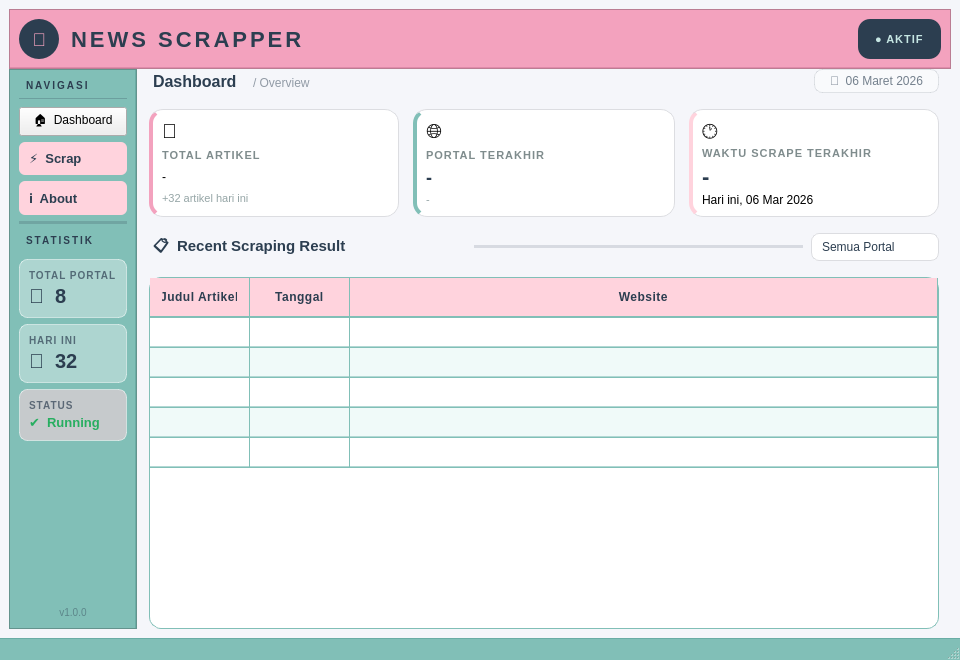
<?xml version="1.0" encoding="UTF-8"?>
<ui version="4.0">
 <class>MainWindow</class>
 <widget class="QMainWindow" name="MainWindow">
  <property name="geometry">
   <rect>
    <x>0</x>
    <y>0</y>
    <width>960</width>
    <height>660</height>
   </rect>
  </property>
  <property name="windowTitle">
   <string>News Scrapper</string>
  </property>
  <property name="styleSheet">
   <string notr="true">QMainWindow, QWidget#centralwidget {
    background-color: #f5f6fa;
}</string>
  </property>
  <widget class="QWidget" name="centralwidget">
   <layout class="QVBoxLayout" name="rootLayout">
    <property name="spacing">
     <number>0</number>
    </property>
    <item>
     <widget class="QFrame" name="Header">
      <property name="styleSheet">
       <string notr="true">QFrame#Header {
    background-color: #F3A2BE;
    border-bottom: 2px solid #e08aaa;
}</string>
      </property>
      <property name="frameShape">
       <enum>QFrame::Shape::StyledPanel</enum>
      </property>
      <property name="frameShadow">
       <enum>QFrame::Shadow::Raised</enum>
      </property>
      <layout class="QHBoxLayout" name="headerLayout">
       <property name="spacing">
        <number>12</number>
       </property>
       <item>
        <widget class="QLabel" name="label_logo_icon">
         <property name="minimumSize">
          <size>
           <width>40</width>
           <height>40</height>
          </size>
         </property>
         <property name="maximumSize">
          <size>
           <width>40</width>
           <height>40</height>
          </size>
         </property>
         <property name="styleSheet">
          <string notr="true">QLabel {
    background-color: #2c3e50;
    border-radius: 20px;
    color: #F3A2BE;
    font-size: 18px;
    border: none;
}</string>
         </property>
         <property name="text">
          <string>📰</string>
         </property>
         <property name="alignment">
          <set>Qt::AlignmentFlag::AlignCenter</set>
         </property>
        </widget>
       </item>
       <item>
        <widget class="QLabel" name="label">
         <property name="styleSheet">
          <string notr="true">QLabel {
    font-family: &quot;Poppins&quot;, &quot;Montserrat&quot;, &quot;Segoe UI Semibold&quot;;
    font-size: 22px;
    font-weight: bold;
    color: #2c3e50;
    letter-spacing: 3px;
    background: transparent;
    border: none;
}</string>
         </property>
         <property name="text">
          <string>NEWS SCRAPPER</string>
         </property>
        </widget>
       </item>
       <item>
        <spacer>
         <property name="orientation">
          <enum>Qt::Orientation::Horizontal</enum>
         </property>
         <property name="sizeHint" stdset="0">
          <size>
           <width>40</width>
           <height>20</height>
          </size>
         </property>
        </spacer>
       </item>
       <item>
        <widget class="QLabel" name="label_status">
         <property name="styleSheet">
          <string notr="true">QLabel {
    background-color: #2c3e50;
    border-radius: 12px;
    color: #C6E6E3;
    font-size: 11px;
    font-weight: 600;
    letter-spacing: 1px;
    padding: 4px 14px;
    border: none;
}</string>
         </property>
         <property name="text">
          <string>● AKTIF</string>
         </property>
        </widget>
       </item>
      </layout>
     </widget>
    </item>
    <item>
     <layout class="QHBoxLayout" name="bodyLayout">
      <property name="spacing">
       <number>0</number>
      </property>
      <item>
       <widget class="QFrame" name="Sidebar">
        <property name="styleSheet">
         <string notr="true">QFrame#Sidebar {
    background-color: #81BFB7;
    border-right: 2px solid #6aada5;
}</string>
        </property>
        <property name="frameShape">
         <enum>QFrame::Shape::StyledPanel</enum>
        </property>
        <layout class="QVBoxLayout" name="sidebarLayout">
         <property name="spacing">
          <number>6</number>
         </property>
         <item>
          <widget class="QLabel" name="label_nav_title">
           <property name="styleSheet">
            <string notr="true">QLabel {
    color: #2c3e50;
    font-size: 10px;
    font-weight: 700;
    letter-spacing: 2px;
    background: transparent;
    padding: 0 4px 6px 4px;
    border: none;
    border-bottom: 1px solid rgba(44,62,80,0.25);
    margin-bottom: 2px;
}</string>
           </property>
           <property name="text">
            <string>NAVIGASI</string>
           </property>
          </widget>
         </item>
         <item>
          <widget class="QPushButton" name="pushButton">
           <property name="styleSheet">
            <string notr="true">QPushButton {
    background-color: #2c3e50;
    color: #ffffff;
    border-radius: 6px;
    padding: 8px 10px;
    font-size: 13px;
    font-weight: 600;
    font-family: &quot;Poppins&quot;, &quot;Segoe UI&quot;;
    text-align: left;
    border: none;
}
QPushButton:hover { background-color: #3d5166; }
QPushButton:pressed { background-color: #1a252f; } dashboard ijo</string>
           </property>
           <property name="text">
            <string>🏠  Dashboard</string>
           </property>
          </widget>
         </item>
         <item>
          <widget class="QPushButton" name="pushButton_2">
           <property name="styleSheet">
            <string notr="true">QPushButton {
    background-color: #FFD3DD;
    color: #2c3e50;
    border-radius: 6px;
    padding: 8px 10px;
    font-size: 13px;
    font-weight: 500;
    font-family: &quot;Poppins&quot;, &quot;Segoe UI&quot;;
    text-align: left;
    border: none;
}
QPushButton:hover { background-color: #ffc0d0; }
QPushButton:pressed { background-color: #f0a0b8; }</string>
           </property>
           <property name="text">
            <string>⚡  Scrap</string>
           </property>
          </widget>
         </item>
         <item>
          <widget class="QPushButton" name="pushButton_3">
           <property name="styleSheet">
            <string notr="true">QPushButton {
    background-color: #FFD3DD;
    color: #2c3e50;
    border-radius: 6px;
    padding: 8px 10px;
    font-size: 13px;
    font-weight: 500;
    font-family: &quot;Poppins&quot;, &quot;Segoe UI&quot;;
    text-align: left;
    border: none;
}
QPushButton:hover { background-color: #ffc0d0; }
QPushButton:pressed { background-color: #f0a0b8; }</string>
           </property>
           <property name="text">
            <string>ℹ️  About</string>
           </property>
          </widget>
         </item>
         <item>
          <widget class="QFrame" name="sidebarDivider">
           <property name="styleSheet">
            <string notr="true">QFrame { background-color: rgba(44,62,80,0.2); border: none; }</string>
           </property>
           <property name="frameShape">
            <enum>QFrame::Shape::HLine</enum>
           </property>
          </widget>
         </item>
         <item>
          <widget class="QLabel" name="label_stats_title">
           <property name="styleSheet">
            <string notr="true">QLabel {
    color: #2c3e50;
    font-size: 10px;
    font-weight: 700;
    letter-spacing: 2px;
    background: transparent;
    padding: 4px 4px 6px 4px;
    border: none;
}</string>
           </property>
           <property name="text">
            <string>STATISTIK</string>
           </property>
          </widget>
         </item>
         <item>
          <widget class="QFrame" name="miniCard1">
           <property name="styleSheet">
            <string notr="true">QFrame#miniCard1 {
    background-color: rgba(255,255,255,0.35);
    border-radius: 8px;
    border: 1px solid rgba(255,255,255,0.5);
}
QLabel { border: none; background: transparent; }</string>
           </property>
           <layout class="QVBoxLayout" name="miniCard1Layout">
            <property name="spacing">
             <number>2</number>
            </property>
            <item>
             <widget class="QLabel" name="miniLabel1">
              <property name="styleSheet">
               <string notr="true">QLabel { font-size: 10px; color: rgba(44,62,80,0.7); font-weight: 600; letter-spacing: 1px; }</string>
              </property>
              <property name="text">
               <string>TOTAL PORTAL</string>
              </property>
             </widget>
            </item>
            <item>
             <widget class="QLabel" name="miniVal1">
              <property name="styleSheet">
               <string notr="true">QLabel { font-size: 20px; font-weight: 700; color: #2c3e50; }</string>
              </property>
              <property name="text">
               <string>🌐  8</string>
              </property>
             </widget>
            </item>
           </layout>
          </widget>
         </item>
         <item>
          <widget class="QFrame" name="miniCard2">
           <property name="styleSheet">
            <string notr="true">QFrame#miniCard2 {
    background-color: rgba(255,255,255,0.35);
    border-radius: 8px;
    border: 1px solid rgba(255,255,255,0.5);
}
QLabel { border: none; background: transparent; }</string>
           </property>
           <layout class="QVBoxLayout" name="miniCard2Layout">
            <property name="spacing">
             <number>2</number>
            </property>
            <item>
             <widget class="QLabel" name="miniLabel2">
              <property name="styleSheet">
               <string notr="true">QLabel { font-size: 10px; color: rgba(44,62,80,0.7); font-weight: 600; letter-spacing: 1px; }</string>
              </property>
              <property name="text">
               <string>HARI INI</string>
              </property>
             </widget>
            </item>
            <item>
             <widget class="QLabel" name="miniVal2">
              <property name="styleSheet">
               <string notr="true">QLabel { font-size: 20px; font-weight: 700; color: #2c3e50; }</string>
              </property>
              <property name="text">
               <string>📄  32</string>
              </property>
             </widget>
            </item>
           </layout>
          </widget>
         </item>
         <item>
          <widget class="QFrame" name="miniCard3">
           <property name="styleSheet">
            <string notr="true">QFrame#miniCard3 {
    background-color: rgba(255,211,221,0.55);
    border-radius: 8px;
    border: 1px solid rgba(255,255,255,0.5);
}
QLabel { border: none; background: transparent; }</string>
           </property>
           <layout class="QVBoxLayout" name="miniCard3Layout">
            <property name="spacing">
             <number>2</number>
            </property>
            <item>
             <widget class="QLabel" name="miniLabel3">
              <property name="styleSheet">
               <string notr="true">QLabel { font-size: 10px; color: rgba(44,62,80,0.7); font-weight: 600; letter-spacing: 1px; }</string>
              </property>
              <property name="text">
               <string>STATUS</string>
              </property>
             </widget>
            </item>
            <item>
             <widget class="QLabel" name="miniVal3">
              <property name="styleSheet">
               <string notr="true">QLabel { font-size: 13px; font-weight: 700; color: #27ae60; }</string>
              </property>
              <property name="text">
               <string>✔  Running</string>
              </property>
             </widget>
            </item>
           </layout>
          </widget>
         </item>
         <item>
          <spacer name="verticalSpacer">
           <property name="orientation">
            <enum>Qt::Orientation::Vertical</enum>
           </property>
           <property name="sizeHint" stdset="0">
            <size>
             <width>20</width>
             <height>10</height>
            </size>
           </property>
          </spacer>
         </item>
         <item>
          <widget class="QLabel" name="label_version">
           <property name="styleSheet">
            <string notr="true">QLabel {
    color: rgba(44,62,80,0.45);
    font-size: 10px;
    background: transparent;
    border: none;
}</string>
           </property>
           <property name="text">
            <string>v1.0.0</string>
           </property>
           <property name="alignment">
            <set>Qt::AlignmentFlag::AlignCenter</set>
           </property>
          </widget>
         </item>
        </layout>
       </widget>
      </item>
      <item>
       <layout class="QVBoxLayout" name="contentLayout">
        <property name="spacing">
         <number>16</number>
        </property>
        <item>
         <layout class="QHBoxLayout" name="pageTitleLayout">
          <property name="spacing">
           <number>8</number>
          </property>
          <item>
           <widget class="QLabel" name="label_page_title">
            <property name="styleSheet">
             <string notr="true">QLabel {
    font-family: &quot;Poppins&quot;, &quot;Segoe UI&quot;;
    font-size: 16px;
    font-weight: 700;
    color: #2c3e50;
    background: transparent;
    border: none;
	margin-left: 12px;
}</string>
            </property>
            <property name="text">
             <string>Dashboard</string>
            </property>
           </widget>
          </item>
          <item>
           <widget class="QLabel" name="label_breadcrumb">
            <property name="styleSheet">
             <string notr="true">QLabel {
    font-size: 12px;
    color: rgba(44,62,80,0.5);
    background: transparent;
    border: none;
    padding-top: 3px;
}</string>
            </property>
            <property name="text">
             <string>/ Overview</string>
            </property>
           </widget>
          </item>
          <item>
           <spacer>
            <property name="orientation">
             <enum>Qt::Orientation::Horizontal</enum>
            </property>
            <property name="sizeHint" stdset="0">
             <size>
              <width>40</width>
              <height>20</height>
             </size>
            </property>
           </spacer>
          </item>
          <item>
           <widget class="QLabel" name="label_date">
            <property name="styleSheet">
             <string notr="true">QLabel {
    font-size: 12px;
    color: rgba(44,62,80,0.65);
    background: rgba(255,255,255,0.4);
    border: 1px solid rgba(44,62,80,0.12);
    border-radius: 8px;
    padding: 4px 12px;
	margin-right: 12px;
}</string>
            </property>
            <property name="text">
             <string>📅  06 Maret 2026</string>
            </property>
           </widget>
          </item>
         </layout>
        </item>
        <item>
         <layout class="QHBoxLayout" name="cardsLayout">
          <property name="spacing">
           <number>14</number>
          </property>
          <item>
           <widget class="QFrame" name="frame_TotalArtikel">
            <property name="styleSheet">
             <string notr="true">QFrame#frame_TotalArtikel {
    background-color: white;
    border-radius: 14px;
    border: 1px solid #dcdde1;
    border-left: 4px solid #F3A2BE;
	margin-left: 12px;
}
QLabel { border: none; background: transparent; }</string>
            </property>
            <property name="frameShape">
             <enum>QFrame::Shape::StyledPanel</enum>
            </property>
            <property name="frameShadow">
             <enum>QFrame::Shadow::Raised</enum>
            </property>
            <layout class="QVBoxLayout" name="card1Layout">
             <property name="spacing">
              <number>4</number>
             </property>
             <item>
              <layout class="QHBoxLayout">
               <item>
                <widget class="QLabel" name="label_icon_artikel">
                 <property name="styleSheet">
                  <string notr="true">QLabel { font-size: 20px; }</string>
                 </property>
                 <property name="text">
                  <string>📄</string>
                 </property>
                </widget>
               </item>
               <item>
                <spacer>
                 <property name="orientation">
                  <enum>Qt::Orientation::Horizontal</enum>
                 </property>
                 <property name="sizeHint" stdset="0">
                  <size>
                   <width>20</width>
                   <height>10</height>
                  </size>
                 </property>
                </spacer>
               </item>
              </layout>
             </item>
             <item>
              <widget class="QLabel" name="label_2">
               <property name="styleSheet">
                <string notr="true">QLabel { color: #7f8c8d; font-size: 11px; font-weight: 600; letter-spacing: 1px; }</string>
               </property>
               <property name="text">
                <string>TOTAL ARTIKEL</string>
               </property>
              </widget>
             </item>
             <item>
              <widget class="QLabel" name="label_val_artikel">
               <property name="styleSheet">
                <string notr="true">QLabel { color: #2c3e50; font-size: 26px; font-weight: 700; font-family: &quot;Poppins&quot;,&quot;Segoe UI Black&quot;; }
	margin-right: 12px;
	margin-left: 12px;</string>
               </property>
               <property name="text">
                <string>-</string>
               </property>
              </widget>
             </item>
             <item>
              <widget class="QLabel" name="label_sub_artikel">
               <property name="styleSheet">
                <string notr="true">QLabel { color: #95a5a6; font-size: 11px; }</string>
               </property>
               <property name="text">
                <string>+32 artikel hari ini</string>
               </property>
              </widget>
             </item>
            </layout>
           </widget>
          </item>
          <item>
           <widget class="QFrame" name="frame_LastPortal">
            <property name="styleSheet">
             <string notr="true">QFrame#frame_LastPortal {
    background-color: white;
    border-radius: 14px;
    border: 1px solid #dcdde1;
    border-left: 4px solid #81BFB7;
}
QLabel { border: none; background: transparent; }</string>
            </property>
            <property name="frameShape">
             <enum>QFrame::Shape::StyledPanel</enum>
            </property>
            <property name="frameShadow">
             <enum>QFrame::Shadow::Raised</enum>
            </property>
            <layout class="QVBoxLayout" name="card2Layout">
             <property name="spacing">
              <number>4</number>
             </property>
             <item>
              <layout class="QHBoxLayout">
               <item>
                <widget class="QLabel" name="label_icon_portal">
                 <property name="styleSheet">
                  <string notr="true">QLabel { font-size: 20px; }</string>
                 </property>
                 <property name="text">
                  <string>🌐</string>
                 </property>
                </widget>
               </item>
               <item>
                <spacer>
                 <property name="orientation">
                  <enum>Qt::Orientation::Horizontal</enum>
                 </property>
                 <property name="sizeHint" stdset="0">
                  <size>
                   <width>20</width>
                   <height>10</height>
                  </size>
                 </property>
                </spacer>
               </item>
              </layout>
             </item>
             <item>
              <widget class="QLabel" name="label_3">
               <property name="styleSheet">
                <string notr="true">QLabel { color: #7f8c8d; font-size: 11px; font-weight: 600; letter-spacing: 1px; }</string>
               </property>
               <property name="text">
                <string>PORTAL TERAKHIR</string>
               </property>
              </widget>
             </item>
             <item>
              <widget class="QLabel" name="label_val_portal">
               <property name="styleSheet">
                <string notr="true">QLabel { color: #2c3e50; font-size: 18px; font-weight: 700; font-family: &quot;Poppins&quot;,&quot;Segoe UI Bold&quot;; }</string>
               </property>
               <property name="text">
                <string>-</string>
               </property>
              </widget>
             </item>
             <item>
              <widget class="QLabel" name="label_sub_portal">
               <property name="styleSheet">
                <string notr="true">QLabel { color: #95a5a6; font-size: 11px; }</string>
               </property>
               <property name="text">
                <string>-</string>
               </property>
              </widget>
             </item>
            </layout>
           </widget>
          </item>
          <item>
           <widget class="QFrame" name="frame_LastTime">
            <property name="styleSheet">
             <string notr="true">QFrame#frame_LastTime {
    background-color: white;
    border-radius: 14px;
    border: 1px solid #dcdde1;
    border-left: 4px solid #FFD3DD;
	margin-right: 12px;
}
QLabel { border: none; background: transparent; }</string>
            </property>
            <property name="frameShape">
             <enum>QFrame::Shape::StyledPanel</enum>
            </property>
            <property name="frameShadow">
             <enum>QFrame::Shadow::Raised</enum>
            </property>
            <layout class="QVBoxLayout" name="card3Layout">
             <property name="spacing">
              <number>4</number>
             </property>
             <item>
              <layout class="QHBoxLayout">
               <item>
                <widget class="QLabel" name="label_icon_time">
                 <property name="styleSheet">
                  <string notr="true">QLabel { font-size: 20px; }</string>
                 </property>
                 <property name="text">
                  <string>🕐</string>
                 </property>
                </widget>
               </item>
               <item>
                <spacer>
                 <property name="orientation">
                  <enum>Qt::Orientation::Horizontal</enum>
                 </property>
                 <property name="sizeHint" stdset="0">
                  <size>
                   <width>20</width>
                   <height>10</height>
                  </size>
                 </property>
                </spacer>
               </item>
              </layout>
             </item>
             <item>
              <widget class="QLabel" name="label_4">
               <property name="styleSheet">
                <string notr="true">QLabel { color: #7f8c8d; font-size: 11px; font-weight: 600; letter-spacing: 1px; }</string>
               </property>
               <property name="text">
                <string>WAKTU SCRAPE TERAKHIR</string>
               </property>
              </widget>
             </item>
             <item>
              <widget class="QLabel" name="label_val_time">
               <property name="styleSheet">
                <string notr="true">QLabel { color: #2c3e50; font-size: 22px; font-weight: 700; font-family: &quot;Poppins&quot;,&quot;Segoe UI Black&quot;; }</string>
               </property>
               <property name="text">
                <string>-</string>
               </property>
              </widget>
             </item>
             <item>
              <widget class="QLabel" name="label_sub_time">
               <property name="styleSheet">
                <string notr="true">QLabel { color: #95a5a6; font-size: 11px; }
margin-right: 12px;
</string>
               </property>
               <property name="text">
                <string>Hari ini, 06 Mar 2026</string>
               </property>
              </widget>
             </item>
            </layout>
           </widget>
          </item>
         </layout>
        </item>
        <item>
         <layout class="QHBoxLayout" name="filterLayout">
          <property name="spacing">
           <number>8</number>
          </property>
          <item>
           <widget class="QLabel" name="label_5">
            <property name="styleSheet">
             <string notr="true">QLabel {
    font-family: &quot;Poppins&quot;, &quot;Segoe UI Semibold&quot;;
    font-size: 15px;
    font-weight: 700;
    color: #2c3e50;
    background: transparent;
    border: none;
	margin-left: 12px;
}</string>
            </property>
            <property name="text">
             <string>📋  Recent Scraping Result</string>
            </property>
           </widget>
          </item>
          <item>
           <widget class="QFrame" name="dividerLine">
            <property name="styleSheet">
             <string notr="true">QFrame { border: none; background-color: rgba(44,62,80,0.15); }</string>
            </property>
            <property name="frameShape">
             <enum>QFrame::Shape::HLine</enum>
            </property>
            <property name="frameShadow">
             <enum>QFrame::Shadow::Sunken</enum>
            </property>
           </widget>
          </item>
          <item>
           <widget class="QComboBox" name="comboBox_filter">
            <property name="minimumSize">
             <size>
              <width>120</width>
              <height>28</height>
             </size>
            </property>
            <property name="maximumSize">
             <size>
              <width>140</width>
              <height>28</height>
             </size>
            </property>
            <property name="styleSheet">
             <string notr="true">QComboBox {
    background-color: white;
    border: 1px solid #dcdde1;
    border-radius: 8px;
    padding: 4px 10px;
    font-size: 12px;
    color: #2c3e50;
	margin-right: 12px;
}
QComboBox::drop-down {
    border: none;
    padding-right: 8px;
}
QComboBox QAbstractItemView {
    background: white;
    border: 1px solid #dcdde1;
    selection-background-color: #E0F2F1;
}</string>
            </property>
            <item>
             <property name="text">
              <string>Semua Portal</string>
             </property>
            </item>
            <item>
             <property name="text">
              <string>Kompas.com</string>
             </property>
            </item>
            <item>
             <property name="text">
              <string>Detik.com</string>
             </property>
            </item>
            <item>
             <property name="text">
              <string>CNN Indonesia</string>
             </property>
            </item>
           </widget>
          </item>
         </layout>
        </item>
        <item>
         <widget class="QTableWidget" name="tableWidget">
          <property name="maximumSize">
           <size>
            <width>16777215</width>
            <height>16777215</height>
           </size>
          </property>
          <property name="styleSheet">
           <string notr="true">QTableWidget {
    background-color: #ffffff;
    alternate-background-color: #f0faf9;
    gridline-color: #81BFB7;
    border: 1px solid #81BFB7;
    border-radius: 12px;
    outline: none;
    font-size: 13px;
    color: #2f3640;
	margin-right: 12px;
	margin-left: 12px;
}
QTableWidget::item {
    padding: 8px 12px;
    border-bottom: 1px solid #b2d8d4;
}
QTableWidget::item:selected {
    background-color: #C6E6E3;
    color: #2C3E50;
}
QHeaderView::section {
    background-color: #FFD3DD;
    color: #2C3E50;
    padding: 10px 12px;
    font-weight: 700;
    font-size: 12px;
    letter-spacing: 0.5px;
    border: none;
    border-right: 1px solid #81BFB7;
    border-bottom: 2px solid #81BFB7;
}
QScrollBar:vertical {
    background: #f0faf9;
    width: 6px;
    border-radius: 3px;
}
QScrollBar::handle:vertical {
    background: #81BFB7;
    border-radius: 3px;
}
QScrollBar::handle:vertical:hover { background: #5fa8a0; }

QFrame#frame_TotalArtikel {
    background-color: white;
    border-radius: 12px;
    border: 1px solid #dcdde1;
    border-top: 3px solid #F3A2BE;  /* ← aksen di atas, radius tetap mulus */
}</string>
          </property>
          <property name="editTriggers">
           <set>QAbstractItemView::EditTrigger::NoEditTriggers</set>
          </property>
          <property name="alternatingRowColors">
           <bool>true</bool>
          </property>
          <property name="selectionBehavior">
           <enum>QAbstractItemView::SelectionBehavior::SelectRows</enum>
          </property>
          <property name="showGrid">
           <bool>true</bool>
          </property>
          <attribute name="horizontalHeaderStretchLastSection">
           <bool>true</bool>
          </attribute>
          <attribute name="verticalHeaderVisible">
           <bool>false</bool>
          </attribute>
          <row>
           <property name="text">
            <string>New Row</string>
           </property>
          </row>
          <row>
           <property name="text">
            <string>New Row</string>
           </property>
          </row>
          <row>
           <property name="text">
            <string>New Row</string>
           </property>
          </row>
          <row>
           <property name="text">
            <string>New Row</string>
           </property>
          </row>
          <row>
           <property name="text">
            <string>New Row</string>
           </property>
          </row>
          <column>
           <property name="text">
            <string>Judul Artikel</string>
           </property>
          </column>
          <column>
           <property name="text">
            <string>Tanggal</string>
           </property>
          </column>
          <column>
           <property name="text">
            <string>Website</string>
           </property>
          </column>
         </widget>
        </item>
       </layout>
      </item>
     </layout>
    </item>
   </layout>
  </widget>
  <widget class="QMenuBar" name="menubar">
   <property name="geometry">
    <rect>
     <x>0</x>
     <y>0</y>
     <width>960</width>
     <height>26</height>
    </rect>
   </property>
  </widget>
  <widget class="QStatusBar" name="statusbar">
   <property name="styleSheet">
    <string notr="true">QStatusBar {
    background-color: #81BFB7;
    color: #2c3e50;
    font-size: 11px;
    border-top: 1px solid #6aada5;
    padding: 2px 14px;
}</string>
   </property>
  </widget>
 </widget>
 <resources/>
 <connections/>
</ui>
